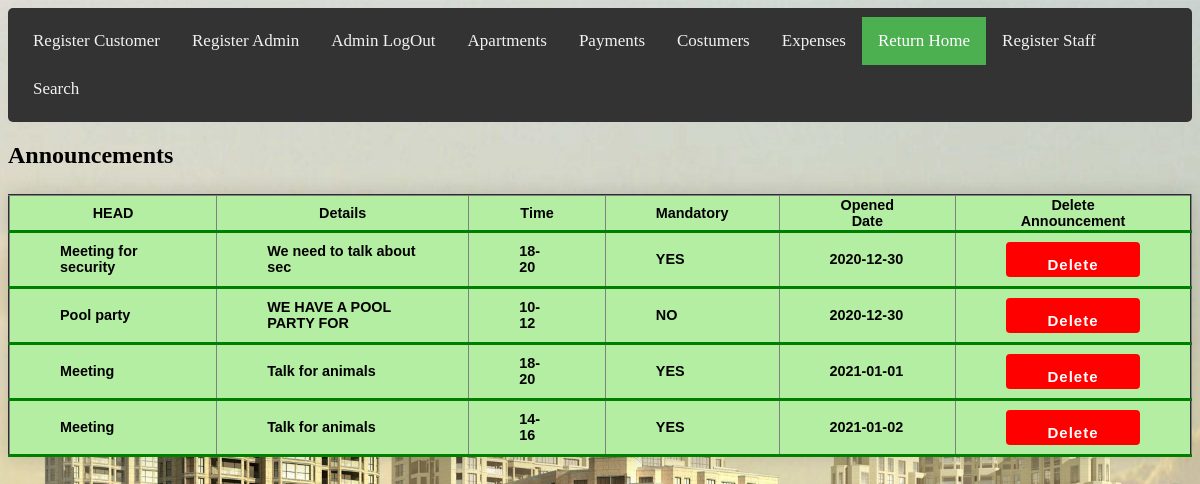
Screenshot of /Admin/viewAnnouncement.php with the database file from the repository.
### tables this page shows
CREATE TABLE `announcement` (
  `id` int(11) NOT NULL,
  `Block` varchar(25) NOT NULL,
  `head` varchar(25) NOT NULL,
  `details` varchar(25) NOT NULL,
  `time` varchar(25) NOT NULL,
  `mandatory` varchar(25) NOT NULL,
  `openedDate` varchar(25) NOT NULL
);

### Admin/viewAnnouncement.php (the view, shortened to what this page needs)
<?php
include '../db_conn.php';
 ?>
<!DOCTYPE html>
<html>
<head>
<link rel="stylesheet" href="main.css">
<link rel="stylesheet" href="Admin2.css">
<div class="topnav">
 <a href="registerCustomer.php" >Register Customer</a>
 <a href="registerAdmin.php" >Register Admin</a>
  <a href="logout.php">Admin LogOut </a>
  <a href="Apartments.php">Apartments</a>
  <a href="Tenants.php">Payments</a>
  <a href="Landlord.php">Costumers</a>
  <a href="expenses.php">Expenses</a>
  <a href="admin.php" class="active">Return Home </a>
  <a href="registerStaff.php">Register Staff</a>
   <a href="search.php">Search</a>
</div>
</head>
<body>
<h2> Announcements </h2>
<table class="styled-table" border="2" cellspacing="7">
  <tr "active-row">
    <th>HEAD</th>
    <th>Details</th>
    <th>Time</th>
    <th>Mandatory</th>
     <th>Opened Date</th>
     <th>Delete Announcement</th>
  </tr>
    <?php
$query = "SELECT * FROM announcement ORDER BY openedDate ASC; ";
$data = mysqli_query($conn,$query);
$total=mysqli_num_rows($data);
   if($total!=0)
   {
while($result = mysqli_fetch_assoc($data)){
echo "  <tbody><tr class='active-row'>
<td>".$result['head']."</td>
<td>".$result['details']."</td>
<td>".$result['time']."</td>
<td>".$result['mandatory']."</td>
<td>".$result['openedDate']."</td>
<td><a href='deleteannouncement.php?ci=$result[id]'onclick='return checkdelete()' ><input type='submit' value='Delete' id='dltbutton' ></a> </td>
</tr>";
}
}
else{
  echo "no records";
}
?>
</table>
</body>
</html>

### Admin/main.css (style rules this page uses)
.topnav { background-color: #333; overflow: hidden; }
.topnav a { float: left; color: #f2f2f2; text-align: center; padding: 14px 16px; text-decoration: none; font-size: 17px; }
.topnav a.active { background-color: #4CAF50; color: white; }
table, th, td { background-color:#B4EEA2; }
input[type="submit"] { background: white ; border-color: transparent; width: 400px; color: black; font-size: 28px; font-weight: bold; letter-spacing: 1px; height: 35px; margin-top: 480px; margin-left: 560px; border-radius: 25px; }
.styled-table { border-collapse: collapse; margin: 25px 0; font-size: 0.9em; font-family: sans-serif; min-width: 400px; box-shadow: 0 0 20px rgba(0, 0, 0, 0.15); }
.styled-table th, .styled-table td { padding:1px 50px; }
.styled-table tbody tr { border-bottom: 1px solid #dddddd; }
.styled-table tbody tr:last-of-type { border-bottom: 3px solid green; }
.styled-table tbody tr.active-row { font-weight: bold; color: black; }

### Admin/admin2.css (style rules this page uses)
body { background-image: url("homepage.jpg"); background-color: #cccccc; background-repeat: no-repeat; background-size: cover; }
input[type=submit] { width:100%; background-color: #4CAF50; color: white; padding: 14px 20px; margin: 8px 0; border: none; border-radius: 4px; cursor: pointer; }
div { border-radius: 5px; padding: 9px; }
* { box-sizing: border-box; }

### Admin/viewAnnouncement.php (style rules this page uses)
#dltbutton { background-color:red; color:white; width:%100; height:%100; font-size:15px; }
body { background-image: url("homepage.jpg"); background-color: #cccccc; background-repeat: no-repeat; background-size: cover; }

### rows the page displays
announcement: head "Meeting for security", details "We need to talk about sec", time "18-20", mandatory "YES", openedDate "2020-12-30"
announcement: head "Pool party", details "WE HAVE A POOL PARTY FOR", time "10-12", mandatory "NO", openedDate "2020-12-30"
announcement: head "Meeting", details "Talk for animals", time "18-20", mandatory "YES", openedDate "2021-01-01"
announcement: head "Meeting", details "Talk for animals", time "14-16", mandatory "YES", openedDate "2021-01-02"
